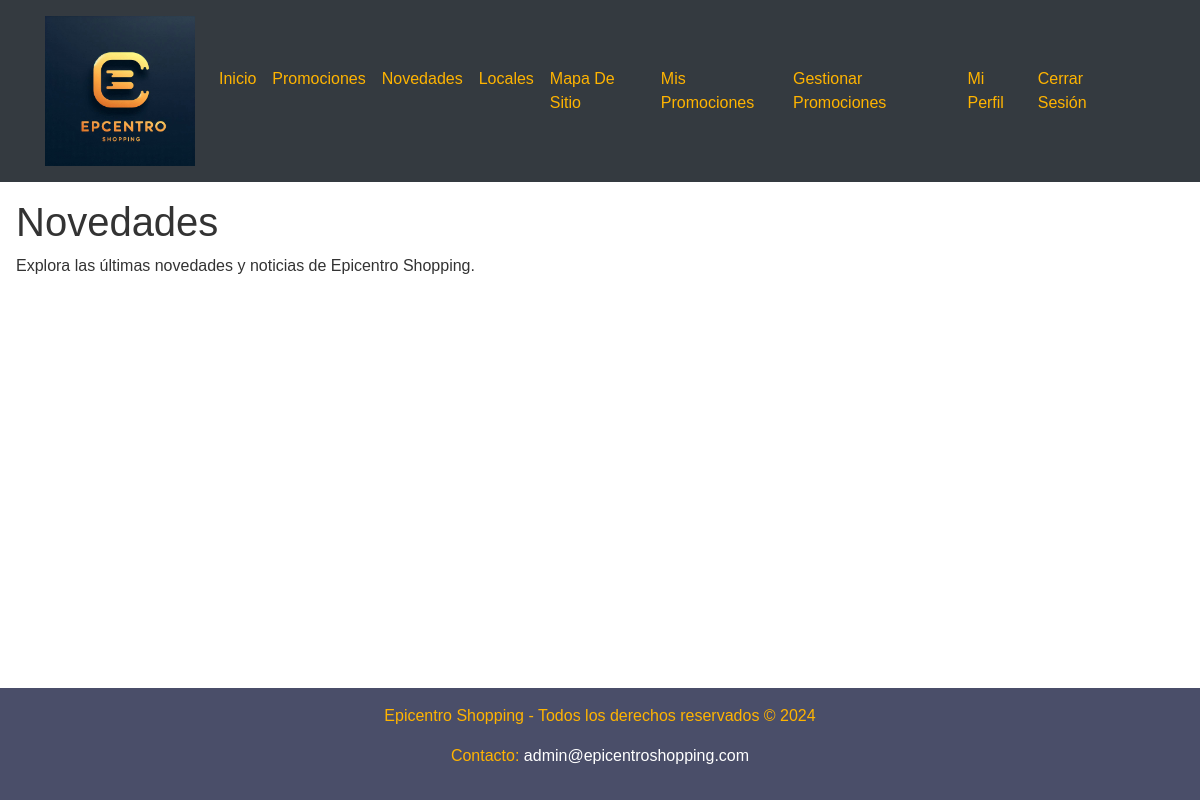
The page /novedades.php (signed in) on the database as committed earlier.
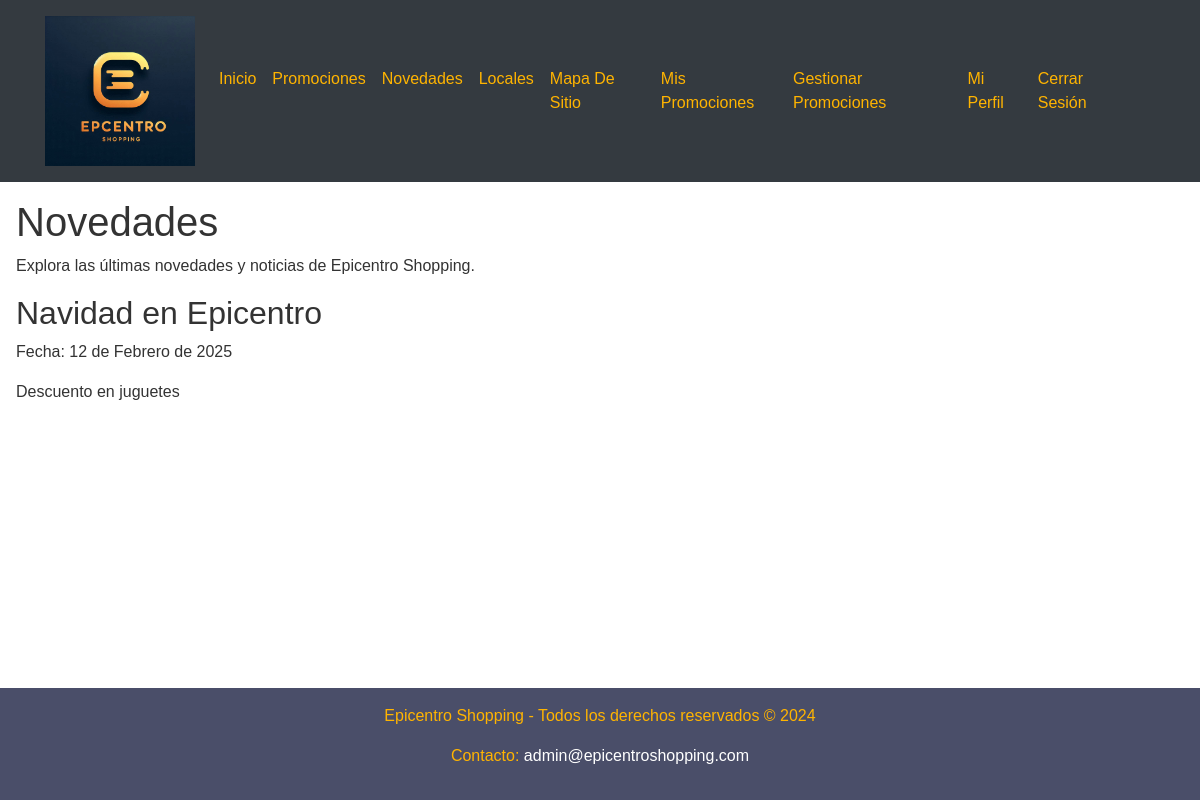
The same page on the database as committed later.
### tables this page shows
CREATE TABLE `novedades` (
  `id` int(11) NOT NULL,
  `tituloNovedad` varchar(30) NOT NULL,
  `textoNovedad` varchar(200) NOT NULL,
  `fecha_desde` date NOT NULL,
  `fecha_hasta` date NOT NULL,
  `categoria` enum('Inicial','Medium','Premium') NOT NULL
);

### private/functions_novedades.php (called while the page is built, shortened)
<?php
function get_novedades_permitidas($id_usuario, $tipo_usuario, $categoria_usuario) {
    include '../env/shopping_db.php';
    function mesEnEspañol($mesIngles) {
        $meses = [
            'January' => 'Enero',
            'February' => 'Febrero',
            'March' => 'Marzo',
            'April' => 'Abril',
            'May' => 'Mayo',
            'June' => 'Junio',
            'July' => 'Julio',
            'August' => 'Agosto',
            'September' => 'Septiembre',
            'October' => 'Octubre',
            'November' => 'Noviembre',
            'December' => 'Diciembre'
        ];
        return $meses[$mesIngles];
    }
    $today = date("Y-m-d");
    if ($tipo_usuario == 'Dueño' || $tipo_usuario == 'Administrador' || $categoria_usuario == 'Premium') {
        $qry_novedad = "SELECT * FROM novedades WHERE '$today' BETWEEN fecha_desde AND fecha_hasta ORDER BY fecha_desde DESC";
    }
    if (!$result_novedad = $conn->query($qry_novedad)) {
        echo "Error: " . $qry_novedad . "<br>" . $conn->error;
    } else {
        $novedades = $result_novedad->fetch_all(MYSQLI_ASSOC);
        foreach ($novedades as &$novedad) {
            $fecha_original = $novedad['fecha_desde'];
            $fecha_obj = DateTime::createFromFormat('Y-m-d', $fecha_original);
            $fecha_formateada = $fecha_obj->format('d') . " de " . mesEnEspañol($fecha_obj->format('F')) . " de " . $fecha_obj->format('Y');
        }
        return $novedades;
    }
}
?>

### public/novedades.php (the view, shortened to what this page needs)
<?php
include '../private/functions_novedades.php';
$novedades = get_novedades_permitidas($_SESSION['user_id'],$_SESSION['user_tipo'],$_SESSION['user_categoria']);
?>
<!DOCTYPE html>
<html lang="es">
<head>
    <link rel="stylesheet" href="https://stackpath.bootstrapcdn.com/bootstrap/4.5.2/css/bootstrap.min.css">
    <link rel="stylesheet" href="../css/styles.css">
</head>
<body>
    <div class="wrapper">
        <?php include '../includes/header.php'; ?>
        <main>
            <section class="novedades">
                <h1>Novedades</h1>
                <p>Explora las últimas novedades y noticias de Epicentro Shopping.</p>
                <div class="novedades-lista">
                <?php foreach ($novedades as $novedad) {?>
                    <article class="novedad">
                        <h2><?php echo $novedad['tituloNovedad']?></h2>
                        <p><?php echo $novedad['fecha_desde']?></p>
                        <p><?php echo $novedad['textoNovedad']?></p>
                    </article>
                <?php }
                ?>
                </div>
            </section>
        </main>
        <?php include '../includes/footer.php'; ?>
    </div>
</body>
</html>

Rows that differ between the two databases and show on the page:
added novedades: tituloNovedad "Navidad en Epicentro", fecha_desde "Fecha: 12 de Febrero de 2025", textoNovedad "Descuento en juguetes"
